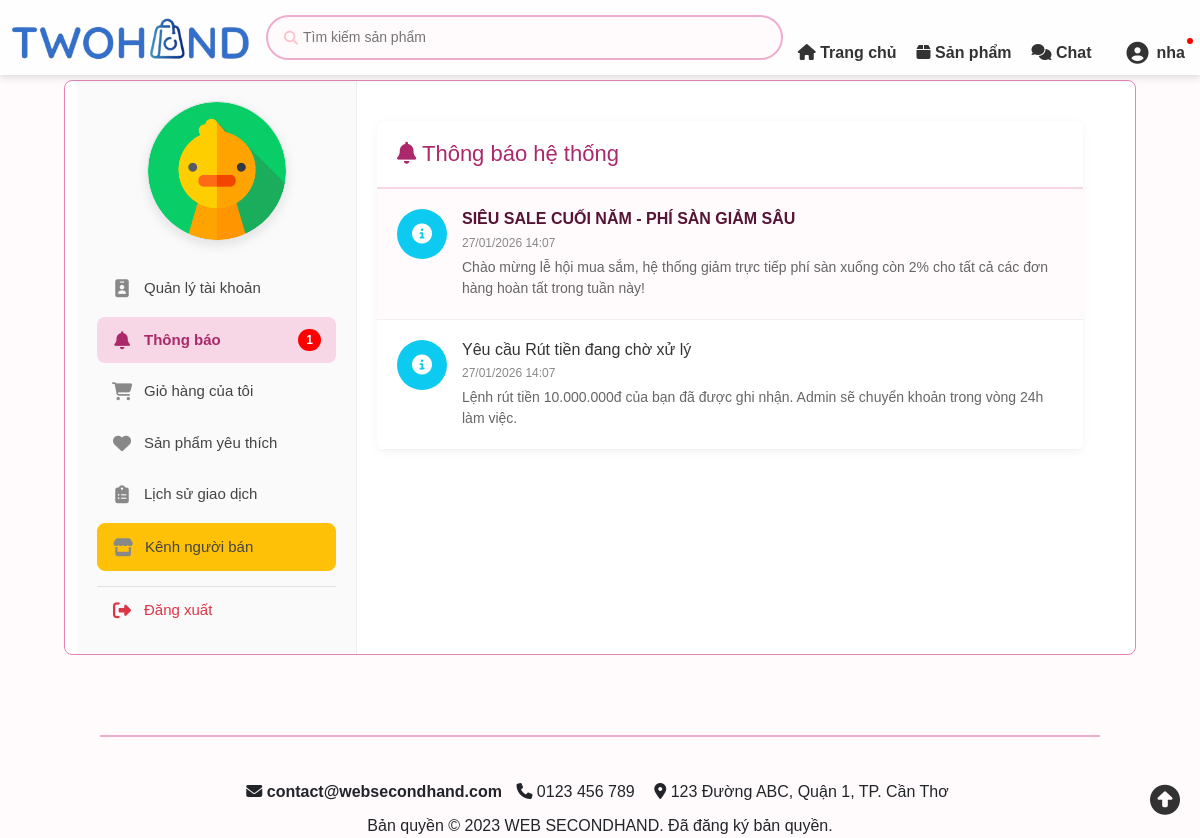
The app's page /controllers/thongBaoController.php (signed in) with its own data.
### tables this page shows
CREATE TABLE ThongBaoNguoiDung (
    Id INT AUTO_INCREMENT PRIMARY KEY,
    MaTB INT,
    IdNhan INT(10),
    DaXem BOOLEAN DEFAULT 0,
    NgayXem DATETIME,
    FOREIGN KEY (MaTB) REFERENCES ThongBao(MaTB) ON DELETE CASCADE,
    FOREIGN KEY (IdNhan) REFERENCES TaiKhoan(IdTaiKhoan) ON DELETE CASCADE
);

CREATE TABLE ThongBao (
    MaTB INT AUTO_INCREMENT PRIMARY KEY,
    TieuDe VARCHAR(255) NOT NULL,
    NoiDung TEXT,
    LoaiTB ENUM('HeThong', 'DonHang', 'KhuyenMai', 'ViPham', 'BaoCao') DEFAULT 'HeThong',
    NguoiGui INT(10) DEFAULT NULL, 
    NgayTao DATETIME DEFAULT CURRENT_TIMESTAMP,
    FOREIGN KEY (NguoiGui) REFERENCES TaiKhoan(IdTaiKhoan) ON DELETE SET NULL 
);

### controllers/thongBaoController.php (called while the page is built, shortened)
<?php
require_once __DIR__ . '/../includes/ketnoi.php';
require_once __DIR__ . '/../models/thongBaoModel.php';
$idTaiKhoan = $_SESSION['IdTaiKhoan'];
$thongBaoModel = new ThongBaoModel($conn);
$dsThongBao = $thongBaoModel->getThongBaoCuaToi($idTaiKhoan);
include_once __DIR__ . '/../views/thongBao.php';

### models/thongBaoModel.php (called while the page is built, shortened)
<?php
class ThongBaoModel
{
    private $conn;
    public function __construct($conn)
    {
        $this->conn = $conn;
    }
    public function getThongBaoCuaToi($idTaiKhoan)
    {
        $sql = "SELECT tb.*, tbn.DaXem, tbn.Id
                FROM ThongBao tb
                JOIN ThongBaoNguoiDung tbn ON tb.MaTB = tbn.MaTB
                WHERE tbn.IdNhan = ?
                ORDER BY tb.NgayTao DESC";
        $stmt = $this->conn->prepare($sql);
        $stmt->bind_param("i", $idTaiKhoan);
        $stmt->execute();
        return $stmt->get_result()->fetch_all(MYSQLI_ASSOC);
    }
    public function demThongBaoChuaDoc($idTaiKhoan)
    {
        $sql = "SELECT COUNT(*) as SoLuong FROM ThongBaoNguoiDung WHERE IdNhan = ? AND DaXem = 0";
        $stmt = $this->conn->prepare($sql);
        $stmt->bind_param("i", $idTaiKhoan);
        $stmt->execute();
        return $stmt->get_result()->fetch_assoc()['SoLuong'];
    }
}

### views/thongBao.php (the view, shortened to what this page needs)
<!DOCTYPE html>
<html lang="vi">
<head>
    <link href="https://cdn.jsdelivr.net/npm/bootstrap@5.3.2/dist/css/bootstrap.min.css" rel="stylesheet">
    <link rel="stylesheet" href="https://cdnjs.cloudflare.com/ajax/libs/font-awesome/6.4.0/css/all.min.css">
    <link href="../assets/css/header.css" rel="stylesheet">
    <link href="../assets/css/color.css" rel="stylesheet">
    <link href="../assets/css/thongTinTaiKhoan.css" rel="stylesheet">
    <link href="../assets/css/thongBao.css" rel="stylesheet">
</head>
<body>
    <?php include '../includes/header.php'; ?>
    <div class="giua-trang">
        <div class="container">
            <?php
            $soThongBaoMoi_Sidebar = 0;
            if (isset($_SESSION['IdTaiKhoan'])) {
                global $conn;
                if ($conn) {
                    $modelTB_Sidebar = new ThongBaoModel($conn);
                    $soThongBaoMoi_Sidebar = $modelTB_Sidebar->demThongBaoChuaDoc($_SESSION['IdTaiKhoan']);
                }
            }
            $current_page = basename($_SERVER['PHP_SELF']);
            ?>
            <div class="side">
                <div class="text-center mb-4 position-relative">
                    <?php
                    $avatarPath = '../assets/images/user.png';
                    ?>
                    <img src="<?= htmlspecialchars($avatarPath) ?>" alt="Avatar" class="avatar-img border" style="width: 140px; height: 140px; object-fit: cover; border-radius: 50%; box-shadow: 0 4px 12px rgba(0,0,0,0.1); display: block; margin: 0 auto;">
                </div>
                <nav class="menu">
                    <ul>
                        <li>
                            <a href="../controllers/thongTinTaiKhoanController.php" class="<?= ($current_page == 'thongTinTaiKhoanController.php') ? 'active' : '' ?>">
                                <i class="fa-solid fa-id-badge"></i> Quản lý tài khoản
                            </a>
                        </li>
                        <li>
                            <a href="../controllers/thongBaoController.php" class="<?= ($current_page == 'thongBaoController.php') ? 'active' : '' ?>">
                                <i class="fa-solid fa-bell"></i> Thông báo
                                <?php if ($soThongBaoMoi_Sidebar > 0): ?>
                                    <span class="menu-badge-count"><?= $soThongBaoMoi_Sidebar ?></span>
                                <?php endif; ?>
                            </a>
                        </li>
                        <li>
                            <a href="../controllers/gioHangController.php" class="<?= ($current_page == 'gioHangController.php') ? 'active' : '' ?>">
                                <i class="fa-solid fa-cart-shopping"></i> Giỏ hàng của tôi
                            </a>
                        </li>
                        <li>
                            <a href="../controllers/danhSachYeuThichController.php" class="<?= ($current_page == 'danhSachYeuThichController.php') ? 'active' : '' ?>">
                                <i class="fa-solid fa-heart"></i> Sản phẩm yêu thích
                            </a>
                        </li>
                        <li>
                            <a href="../controllers/lichSuDonHangController.php" class="<?= ($current_page == 'lichSuDonHangController.php') ? 'active' : '' ?>">
                                <i class="fa-solid fa-clipboard-list"></i> Lịch sử giao dịch
                            </a>
                        </li>
                        <li>
                            <?php
                            $trangThai = 'ChuaKichHoat';
                            if (isset($_SESSION['IdTaiKhoan']) && isset($conn)) {
                                $idUser_check = (int)$_SESSION['IdTaiKhoan'];
                                $sql_check = "SELECT TrangThaiBanHang FROM TaiKhoan WHERE IdTaiKhoan = $idUser_check";
                                $res_check = $conn->query($sql_check);
                                if ($res_check && $res_check->num_rows > 0) {
                                    $row_check = $res_check->fetch_assoc();
                                    $trangThai = $row_check['TrangThaiBanHang'];
                                }
                            }
                            if ($trangThai === 'DangHoatDong'):
                            ?>
                                <a href="../seller/controllers/sellerSanPhamController.php" class="btn btn-warning">
                                    <i class="fa-solid fa-store"></i> Kênh người bán
                                </a>
                            <?php else: ?>
                                <a href="kichHoatBanHangController.php" class="btn">
                                    <i class="fa-solid fa-rocket"></i> Kích hoạt chức năng bán hàng
                                </a>
                            <?php endif; ?>
                        </li>
                        <li>
                            <a href="../controllers/dangXuatController.php" class="logout-link">
                                <i class="fa-solid fa-right-from-bracket"></i> Đăng xuất
                            </a>
                        </li>
                    </ul>
                </nav>
            </div>
            <div class="content" style="flex: 1; padding-left: 20px; background: transparent; border: none;">
                <div class="thong-bao-container">
                    <div class="tb-header">
                        <h2><i class="fa-solid fa-bell"></i> Thông báo hệ thống</h2>
                    </div>
                    <div class="tb-list">
                        <?php if (empty($dsThongBao)): ?>
                            <div class="text-center py-5 text-muted">
                                <i class="fa-regular fa-bell-slash fa-3x mb-3"></i>
                                <p>Bạn chưa có thông báo nào.</p>
                            </div>
                        <?php else: ?>
                            <?php foreach ($dsThongBao as $tb):
                                $iconClass = 'fa-info-circle';
                                $bgClass = 'icon-hethong';
                                $isUnread = ($tb['DaXem'] == 0) ? 'unread' : '';
                            ?>
                                <div class="tb-item <?= $isUnread ?>"
                                    id="item-tb-<?= $tb['MaTB'] ?>"
                                    onclick="moThongBao(<?= $tb['MaTB'] ?>, '<?= htmlspecialchars($tb['TieuDe'], ENT_QUOTES) ?>')">
                                    <div class="tb-icon <?= $bgClass ?>">
                                        <i class="fa-solid <?= $iconClass ?>"></i>
                                    </div>
                                    <div class="tb-content">
                                        <h4 class="tb-title"><?= htmlspecialchars($tb['TieuDe']) ?></h4>
                                        <div class="tb-date"><?= date('d/m/Y H:i', strtotime($tb['NgayTao'])) ?></div>
                                        <div class="tb-snippet"><?= strip_tags($tb['NoiDung']) ?></div>
                                    </div>
                                </div>
                            <?php endforeach; ?>
                        <?php endif; ?>
                    </div>
                </div>
            </div>
        </div>
    </div>
    <?php include '../includes/footer.php'; ?>
</body>
</html>

### assets/css/header.css (style rules this page uses)
html, body { overflow-x: clip !important; overflow-y: visible !important; }
.giua-trang { margin-top: 80px; margin-left: 64px; margin-right: 64px; }
body { font-family: Arial, sans-serif; background-color:var(--bs-pink-50); margin: 0; padding: 0; }

### assets/css/thongTinTaiKhoan.css (style rules this page uses)
* { box-sizing: border-box; margin: 0; padding: 0; }
.container { display: flex; max-width: 1200px; margin: 80px auto; border: 1px solid var(--bs-pink-300); background-color: #fff; border-radius: 8px; overflow: hidden; }
.side { width: 280px; background-color: #fafafa; border-right: 1px solid #eee; padding: 20px; }
.menu ul { list-style: none; padding: 0; margin: 0; display: flex; flex-direction: column; gap: 5px; }
.menu li { margin: 0; border: none; }
.menu li a { display: flex; align-items: center; gap: 12px; padding: 12px 15px; text-decoration: none; color: #444; font-size: 15px; font-weight: 500; border-radius: 8px; transition: all 0.3s ease; }
.menu li a i { width: 20px; text-align: center; font-size: 18px; color: #888; transition: all 0.3s ease; }
.menu li a.active { background-color: var(--bs-pink-100); color: var(--bs-pink-600); font-weight: 700; }
.menu li a.active i { color: var(--bs-pink-600); }
.menu li a.logout-link { color: #dc3545; border-top: 1px solid #e0e0e0; margin-top: 10px; border-radius: 0 0 8px 8px; }
.menu li a.logout-link i { color: #dc3545; }
.menu-badge-count { background-color: red; color: white; border-radius: 20px; padding: 2px 8px; font-size: 12px; font-weight: bold; margin-left: auto; }
.content { flex: 1; padding: 40px; }
.avatar-img { width: 140px; height: 140px; object-fit: cover; border-radius: 50%; box-shadow: 0 4px 12px rgba(0,0,0,0.1); transition: transform 0.3s ease; }

### assets/css/thongBao.css (style rules this page uses)
.thong-bao-container { background: #fff; border-radius: 8px; box-shadow: 0 2px 10px rgba(0,0,0,0.05); overflow: hidden; }
.tb-header { padding: 20px; border-bottom: 2px solid var(--bs-pink-100); display: flex; justify-content: space-between; align-items: center; }
.tb-header h2 { margin: 0; font-size: 22px; color: var(--bs-pink-600); }
.tb-list { display: flex; flex-direction: column; }
.tb-item { display: flex; gap: 15px; padding: 20px; border-bottom: 1px solid #f0f0f0; cursor: pointer; transition: all 0.3s ease; }
.tb-item.unread { background-color: var(--bs-pink-50); }
.tb-item.unread .tb-title { font-weight: 800; color: var(--bs-pink-800); }
.tb-icon { width: 50px; height: 50px; border-radius: 50%; display: flex; align-items: center; justify-content: center; font-size: 20px; color: white; flex-shrink: 0; }
.icon-hethong { background-color: #0dcaf0; }
.tb-content { flex: 1; }
.tb-title { margin: 0 0 5px 0; font-size: 16px; color: #333; }
.tb-date { font-size: 12px; color: #888; }
.tb-snippet { font-size: 14px; color: #666; margin-top: 5px; display: -webkit-box; -webkit-line-clamp: 2; -webkit-box-orient: vertical; overflow: hidden; }

### records on screen
thongbaonguoidung: MaTB.TieuDe "SIÊU SALE CUỐI NĂM - PHÍ SÀN GIẢM SÂU", MaTB.NgayTao "27/01/2026 14:07", MaTB.NoiDung "Chào mừng lễ hội mua sắm, hệ thống giảm trực tiếp phí sàn xuống còn 2% cho tất cả các đơn hàng hoàn tất trong tuần này!"
thongbaonguoidung: MaTB.TieuDe "Yêu cầu Rút tiền đang chờ xử lý", MaTB.NgayTao "27/01/2026 14:07", MaTB.NoiDung "Lệnh rút tiền 10.000.000đ của bạn đã được ghi nhận. Admin sẽ chuyển khoản trong vòng 24h làm việc."

### other values on screen
$_SESSION['TenTK'] "nha"
$soThongBaoMoi_Sidebar "1"
